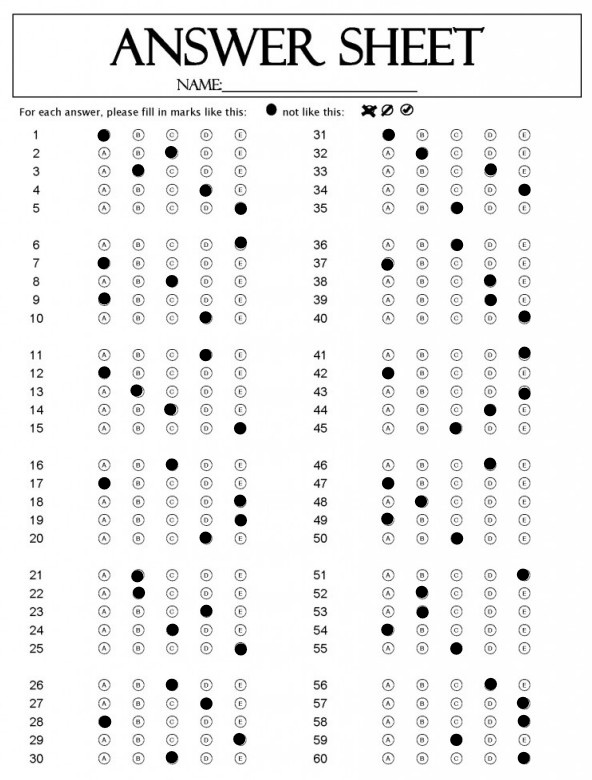
#> input picture Answer Folder/3A.jpg, 592 x 780 px; the run also reads 1 picture not shown here
$ jupyter execute --allow-errors challenge2.ipynb
#> lines starting #> are read from the running program, lines starting #| are printed output that depends on the picture; after the words box and inside, x2 and y2 are one past the last pixel; in counts of white or black regions, pixels touching at a corner belong together
[cell 1]
import pandas as pd
import csv
import cv2
import os
import matplotlib.pyplot as plt

import numpy as np
import cv2

# Question 2 :
## Generate student.csv

[cell 2]
directory_path = []

student_id = []
sur_name = []
first_name = []
code = []

for filename in os.listdir('Data Folder'):
    f = os.path.join('Data Folder',filename)
    if os.path.isfile(f) and f.endswith(".jpg"):
        directory_path.append(f)
        student_id.append(f[12:19])
        sur_name.append(f[20:-8])
        first_name.append(f[-8])
        code.append(f[-6:-4])

[cell 3]
student = open('Data Folder/student', 'w', encoding='UTF8', newline='')
writer = csv.writer(student)

writer.writerow(['StudentId', 'Surname', 'Firstname', 'Code'])
for i in range(len(student_id)):
    line = [student_id[i], sur_name[i], first_name[i], code[i]]
    writer.writerow(line)
student.close()

[cell 4]
data = pd.read_csv('Data Folder/student', header=0, index_col=False)

[cell 5]
df = pd.DataFrame(data=data)

[cell 6]
df

# Question 3 :
## Generate the first 5 answers of one student

[cell 7]
red = (0, 0, 255)
black = (0, 0, 0)
white = (255, 255, 255)

[cell 8]
def show_images(titles, images, wait=True):
    for (title, image) in zip(titles, images):
        cv2.imshow(title, image)
    if wait:
        cv2.waitKey(0)
        cv2.destroyAllWindows()

[cell 9]
def take_ques(x):
    if x < 30:
        return 0
    elif x < 65:
        return 1
    elif x < 100:
        return 2
    elif x < 130:
        return 3
    else:
        return 4

#> (a cell that did not finish here is left out)

[cell 11]
# Generate result for test

img = plt.imread('Answer Folder/3A.jpg')
#> img is the input picture: shape (780, 592, 3); min 0, max 255, mean 240.8

img_crop = img[120:225,90:255,:]
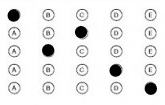
#> img_crop: shape (105, 165, 3); min 0, max 255, mean 236.3

gray_img = cv2.cvtColor(img_crop, cv2.COLOR_BGR2GRAY)

contours, _ = cv2.findContours(gray_img, cv2.RETR_LIST, cv2.CHAIN_APPROX_NONE)
#> contours = 61 contours, 53 with area under 20; largest, box (x1, y1, x2, y2) and area: (0, 0, 165, 105) 17056, (110, 64, 121, 77) 66, (42, 48, 52, 57) 39, (75, 30, 85, 39) 36, (145, 83, 154, 92) 34, (47, 45, 54, 54) 28, (11, 9, 18, 17) 22, (9, 15, 16, 22) 20

#> (the rest of this cell did not finish here and is left out)

[cell 12]
grade_5 = 0
#> (the rest of this cell did not finish here and is left out)

# Question 4 :
## Generate all answers of one student

[cell 13]
difficult_ques = [0]*60

[cell 14]
def get_image_crop(img, row, col):
    return img[(120+110*row):(225+110*row),(90+285*col):(255+285*col),:]

[cell 15]
def get_abcde(x):
    if x < 30:
        return 0
    elif x < 65:
        return 1
    elif x < 100:
        return 2
    elif x < 130:
        return 3
    else:
        return 4

[cell 16]
def get_5_answers(contours):
    answer_5 = [-1]*5
    for cnt in contours:
        for i in cnt:
            x = i[0][0]
            y = i[0][1]
            if y < 23:
                index = 0
            elif y < 40:
                index = 1
            elif y < 58:
                index = 2
            elif y < 78:
                index = 3
            else:
                index = 4
            if answer_5[index] != -1: continue
            answer_5[index] = get_abcde(x)
    return answer_5

[cell 17]
def get_answer(img):
    answer = []
    for i in range(12):
        if i < 6:
            img_crop = get_image_crop(img, i, 0)
        else:
            img_crop = get_image_crop(img, i-6, 1)

        gray_img = cv2.cvtColor(img_crop, cv2.COLOR_BGR2GRAY)
        contours, _ = cv2.findContours(gray_img, cv2.RETR_LIST, cv2.CHAIN_APPROX_NONE)
        cv2.drawContours(img_crop, contours, -1, red, 3)

        answer_5 = get_5_answers(contours)
        for i in answer_5:
            answer.append(i)
#> after the loop, answer = []
    return answer

[cell 18]
# Generate result for test
img_result = plt.imread('Answer Folder/3A.jpg')
#> (the rest of this cell did not finish here and is left out)

[cell 19]
# Generate answer for test

def grading_stu(path_stu_img):
    img_answer = plt.imread(str(path_stu_img))
    img_answer = cv2.convertScaleAbs(img_answer)
    answer = get_answer(img_answer)

    grade = 0
    for i in range(60):
        if answer[i] == result[i]:
            grade += 1
        else:
            difficult_ques[i] += 1
    return grade

#> (a cell that did not finish here is left out)

# Question 5 :
## Generate grading.csv

[cell 21]
grading = open('Data Folder/grading', 'w', encoding='UTF8', newline='')
writer = csv.writer(grading)

writer.writerow(['StudentId', 'Grade'])
for i in range(len(student_id)):
    line = [student_id[i]]
    writer.writerow(line)
grading.close()

[cell 22]
data_grade = pd.read_csv('Data Folder/grading', header=0, index_col=False)

[cell 23]
df_grade = pd.DataFrame(data=data_grade)

[cell 24]
df_grade

[cell 25]
grade_all = []
pf_all = []

#grading(path_stu_img)
#> (the rest of this cell did not finish here and is left out)

#> the loop in get_answer (call 2), `for i in range(12):` made 12 passes
#> answer_5 on passes 1 to 12: [0, 2, 1, 3, 4], [4, 0, 2, 0, 3], [3, 0, 1, 2, 4], [2, 0, 4, 4, 3], [1, 1, 3, 2, 4], [2, 3, 0, 4, 2], [0, 1, 3, 4, 2], [2, 0, 3, 3, 4], [4, 0, 4, 3, 2], [3, 0, 1, 0, 2], [4, 1, 1, 0, 2], [3, 4, 4, 2, 4]
#> pass 2, in get_answer (call 2), `img_crop = get_image_crop(img, i, 0)`:
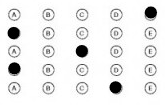
#> img_crop: shape (105, 165, 3); min 0, max 255, mean 236.3
#> pass 3, in get_answer (call 2), `img_crop = get_image_crop(img, i, 0)`:
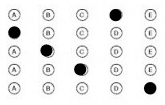
#> img_crop: shape (105, 165, 3); min 0, max 255, mean 236.2
#> after the loop in get_answer (call 2), `for i in range(12):`:
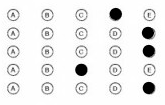
#> gray_img: shape (105, 165); min 0, max 255, mean 236
#> after the loop in get_answer (call 2), `for i in range(12):`:
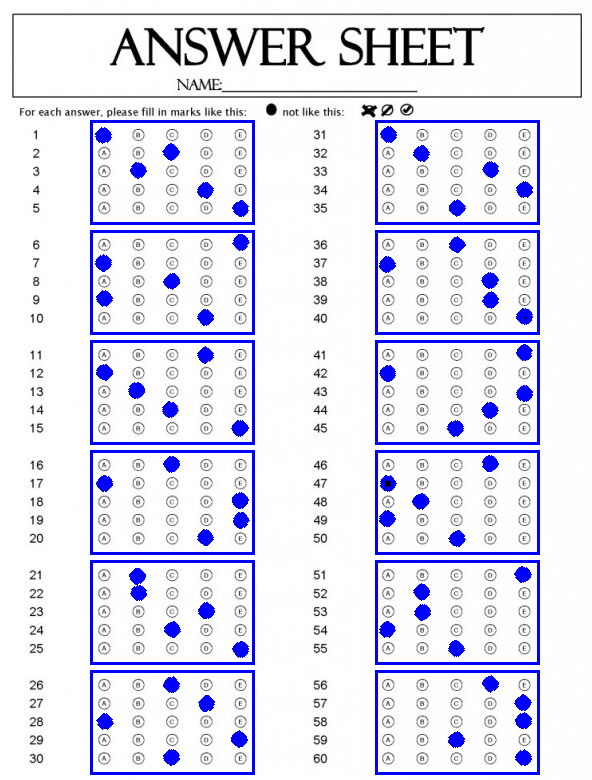
#> img: shape (780, 592, 3); mean R, G, B 227.8, 227.8, 244.9
#> after the loop in get_answer (call 2), `for i in range(12):`:
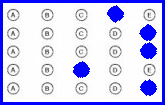
#> img_crop: shape (105, 165, 3); mean R, G, B 207.2, 207.2, 245.1
#> after the loop in get_answer (call 2), `for i in range(12):`: answer = 60 values, max 4 at index 4, min 0 at index 0, mean 2.17
#> after the loop in grading_stu, `for i in range(60):`: difficult_ques = 60 values from 0 to 0; grade = 0
